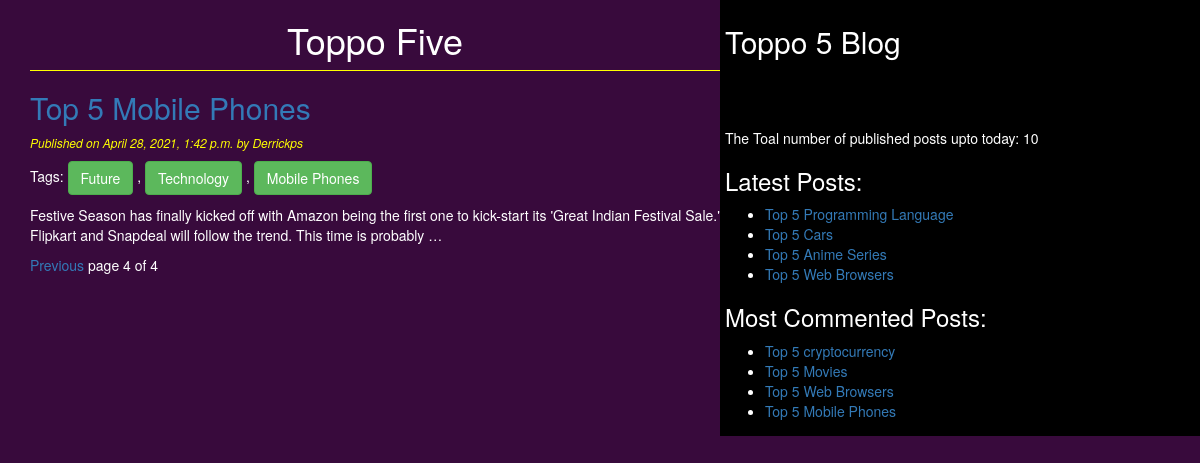
/?page=4, run on the app's committed database.
### blog/models.py (models this page shows, shortened)
class Post(models.Model):
    title = models.CharField(max_length=264)
    slug = models.SlugField(max_length=264,unique_for_date='publish')  # unique_for_date is used to to make each slug unique
    author = models.ForeignKey(User,related_name='blog_posts',on_delete=models.CASCADE) # on_delete is important parameter
    body = models.TextField()
    publish = models.DateTimeField(default=timezone.now)
    created = models.DateTimeField(auto_now_add=True)
    updated = models.DateTimeField(auto_now=True)
    STATUS_CHOICES = (('draft','Draft'),('published','Published'))
    status = models.CharField(max_length=10,choices=STATUS_CHOICES,default='draft')
    objects = CustomManager()  # calling our custom Manager
    tags = TaggableManager()
    class Meta:
        ordering = ('-publish',)
    def get_absolute_url(self):
        return reverse('post_detail',args=[self.publish.year,self.publish.strftime('%m'),self.publish.strftime('%d'),self.slug])

### blog/views.py (the view)
# urls.py: path('', views.post_list_view),
def post_list_view(request,tag_slug=None):
    post_list = Post.objects.all()
    tag=None
    if tag_slug:
        tag = get_object_or_404(Tag,slug=tag_slug)
        post_list = post_list.filter(tags__in=[tag])
    paginator = Paginator(post_list,3)
    page_number = request.GET.get('page')
    try:
        post_list = paginator.page(page_number)
    except PageNotAnInteger:
        post_list = paginator.page(1)
    except EmptyPage:
        post_list = paginator.page(paginator.num_pages)
    return render(request,'blog/post_list.html',{'post_list':post_list,'tag':tag})

### blog/models.py (called while the page is built)
    def get_queryset(self):
        return super().get_queryset().filter(status='published') # only published post should come in blog page

### blog/templatetags/blog_tags.py (called while the page is built)
@register.simple_tag
def total_posts():
    return Post.objects.count()

@register.inclusion_tag('blog/latest_posts123.html')
def show_latest_posts(count=4):
    latest_posts = Post.objects.order_by('-publish')[:count]
    return {'latest_posts':latest_posts}

@register.simple_tag
def get_most_commented_posts(count=4):
    return Post.objects.annotate(total_comments=Count('comments')).order_by('-total_comments')[:count]

### templates/blog/post_list.html (shortened to what this page needs)
<!DOCTYPE html>
{%extends 'blog/base.html'%}
{%block content%}
<h1>Toppo Five</h1>
{%for post in post_list%}
<h2><a href="{{post.get_absolute_url}}">{{post.title}}</a></h2>
<p id='date'>Published on {{post.publish}} by {{post.author|title}}</p>
<p>Tags:
{%for tag in post.tags.all%}
<a href="{%url 'post_list_by_tag_name' tag.slug%}" class="btn btn-success">{{tag.name}}</a>
{%if not forloop.last%},{%endif%}
{%endfor%}
</p>
{{post.body|truncatewords:30|linebreaks}}
{%endfor%}
{%include "blog/pagination.html" with page=post_list%}
{%endblock%}

### templates/blog/base.html (shortened to what this page needs)
<!DOCTYPE html>
{%load blog_tags%}
{%load static%}
<html lang="en" dir="ltr">
  <head>
    <link rel = "stylesheet" href = "https://maxcdn.bootstrapcdn.com/bootstrap/3.3.6/css/bootstrap.min.css"/>
    <link rel="stylesheet" href="{%static 'css/blog1.css'%}">
  </head>
  <body>
    <div class="content">
      {%block content%}{%endblock%}
    </div>
    <div class="sidebar">
      <h2>Toppo 5 Blog</h2><br><br><br>
      <p>The Toal number of published posts upto today: {%total_posts%}</p>
      <h3>Latest Posts:</h3>{%show_latest_posts%}
      <h3>Most Commented Posts:</h3>
      {%get_most_commented_posts as most_commented_posts%}
      <ul>
        {%for post in most_commented_posts%}
        <li><a href="{{post.get_absolute_url}}">{{post.title}}</a></li>
        {%endfor%}
      </ul>
    </div>
  </body>
</html>

### templates/blog/latest_posts123.html
<ul>
  {%for post in latest_posts%}
  <li><a href="{{post.get_absolute_url}}">{{post.title}}</a></li>
  {%endfor%}
</ul>

### static/css/blog1.css (style rules this page uses)
.content { width: 60%; float: left; padding: 0 0 0 30px; background: #380A3C; color:white; }
.sidebar { width: 40%; float:right; padding: 5px; background: black; }
h1 { text-align:center; border-bottom: 1px solid yellow; padding-bottom: 10px; }
body { color: white; background: #380A3C; }
#date { color: yellow; font-size: 12px; font-style: italic; }

### data on the page
Post: title "Top 5 Mobile Phones", publish "April 28, 2021, 1:42 p.m.", author "Derrickps", body "Festive Season has finally kicked off with Amazon being the first one to kick-start its 'Great Indian Festival Sale.' Flipkart and Snapdeal will follow the trend. This time is probably …"
Tag: name "Future"
Tag: name "Technology"
Tag: name "Mobile Phones"
Post: title "Top 5 Programming Language"
Post: title "Top 5 Cars"
Post: title "Top 5 Anime Series"
Post: title "Top 5 Web Browsers"
Post: title "Top 5 cryptocurrency"
Post: title "Top 5 Movies"

### other printed values
{{ page.number }} "4"
{{ page.paginator.num_pages }} "4"
